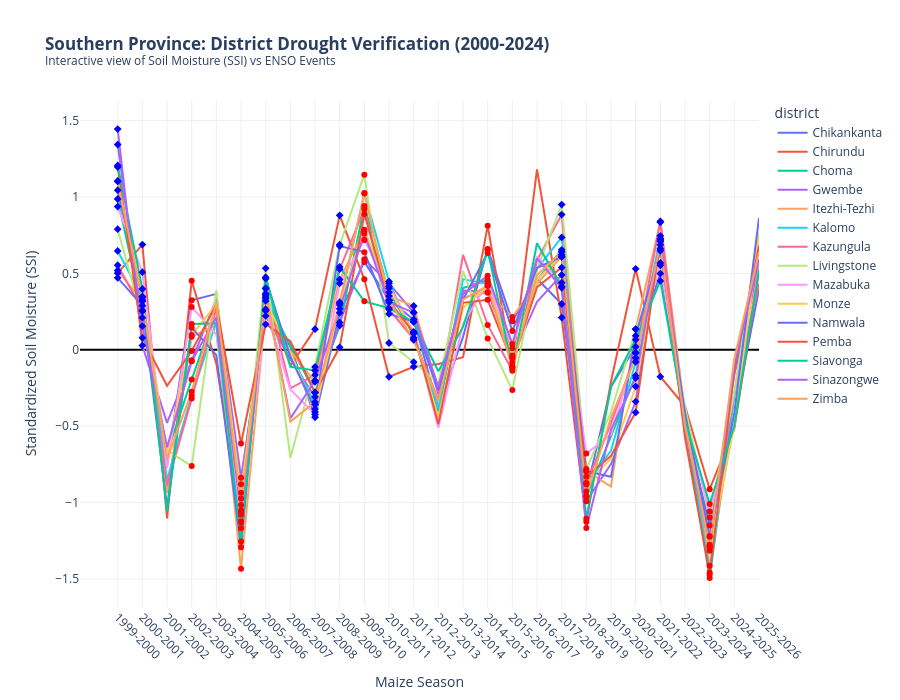

Notebook source saved alongside this figure:
### Markdown cell above
Correlation Matrix:
The "Proof of Concept": Point to the 0.63 correlation between SSI and NDVI. This shows that soil moisture is a "leading indicator" when the soil dries, the vegetation reacts.
Layer 2 Justification: The correlation between SSI and VHI (0.62) proves that using the 7-28cm layer (Layer 2) is highly accurate for measuring vegetation health, justifying why you chose this depth over the shallower Layer 1.
Consistency: Every index has a positive correlation with the others, confirming that the data from different satellite and reanalysis sources are perfectly synchronized.

### Code cell
import plotly.express as px
import plotly.graph_objects as go
import os

# 1. Prepare Data from your existing aggregated dataframe
# Filter for Southern Province and create the Season labels (e.g., 2015-2016)
southern_df = df_seasonal_agg[df_seasonal_agg['province'] == 'Southern'].copy()
southern_df['SEASON'] = (southern_df['CropYear'] - 1).astype(str) + "-" + southern_df['CropYear'].astype(str)

# Ensure NINO34 is merged from your df_climate aggregation
# (We use the nino_seasonal dataframe created in the previous step)
southern_df = pd.merge(southern_df, nino_seasonal[['CropYear', 'NINO34']], on='CropYear', how='left')

# Patch 2024 NINO34 manually as requested
southern_df.loc[southern_df['CropYear'] == 2024, 'NINO34'] = 2.03

# 2. Create the Base Line Plot using Plotly Express
fig_south = px.line(southern_df, 
                    x="SEASON", 
                    y="SSI_seasonal", 
                    color="district",
                    title="<b>Southern Province: District Drought Verification (2000-2024)</b><br><sup>Interactive view of Soil Moisture (SSI) vs ENSO Events</sup>",
                    labels={"SEASON": "Maize Season", "SSI_seasonal": "Soil Moisture Index (SSI)"},
                    hover_data={'NINO34': ':.2f', 'NDVI_seasonal': ':.2f', 'district': True})

# ============================================================
# 3. AUTOMATICALLY MARK EVENTS (Threshold set to 0.5 to catch 2002, 2005, 2019)
# ============================================================
# Get unique seasons and their climate values to loop once per year
enso_logic = southern_df[['SEASON', 'NINO34']].drop_duplicates()

for index, row in enso_logic.iterrows():
    season_label = row['SEASON']
    nino_val = row['NINO34']
    
    if pd.isna(nino_val): continue
    
    # Identify the dots for this season
    season_points = southern_df[southern_df['SEASON'] == season_label]
    
    # Threshold 0.5 captures Weak, Moderate, and Strong events
    if nino_val >= 0.5: # El Niño Years (2002, 2005, 2015, 2019, 2024 etc.)
        fig_south.add_vrect(x0=season_label, x1=season_label, 
                            fillcolor="red", opacity=0.1, layer="below", line_width=0)
        
        fig_south.add_trace(go.Scatter(x=season_points['SEASON'], y=season_points['SSI_seasonal'], 
                                       mode='markers',
                                       marker=dict(symbol='circle', size=6, color='red'), 
                                       showlegend=False, hoverinfo='skip'))
        
    elif nino_val <= -0.5: # La Niña Years
        fig_south.add_vrect(x0=season_label, x1=season_label, 
                            fillcolor="blue", opacity=0.1, layer="below", line_width=0)
        
        fig_south.add_trace(go.Scatter(x=season_points['SEASON'], y=season_points['SSI_seasonal'], 
                                       mode='markers',
                                       marker=dict(symbol='diamond', size=6, color='blue'), 
                                       showlegend=False, hoverinfo='skip'))

# 4. Final Layout Polish
fig_south.update_layout(
    template="plotly_white",
    hovermode="x unified",
    xaxis_tickangle=45,
    height=700,
    yaxis=dict(title="Standardized Soil Moisture (SSI)", zeroline=True, zerolinecolor='black')
)

# 5. Save and Show
output_html = os.path.join(base_path, "Southern_Province_Interactive_Verification.html")
fig_south.write_html(output_html)

print(f"✅ Interactive Plot saved to: {output_html}")
fig_south.show()
